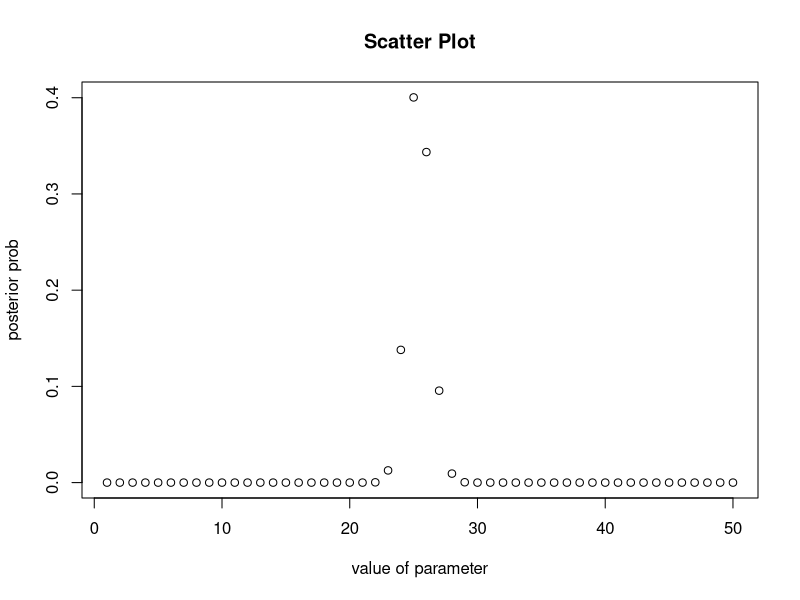
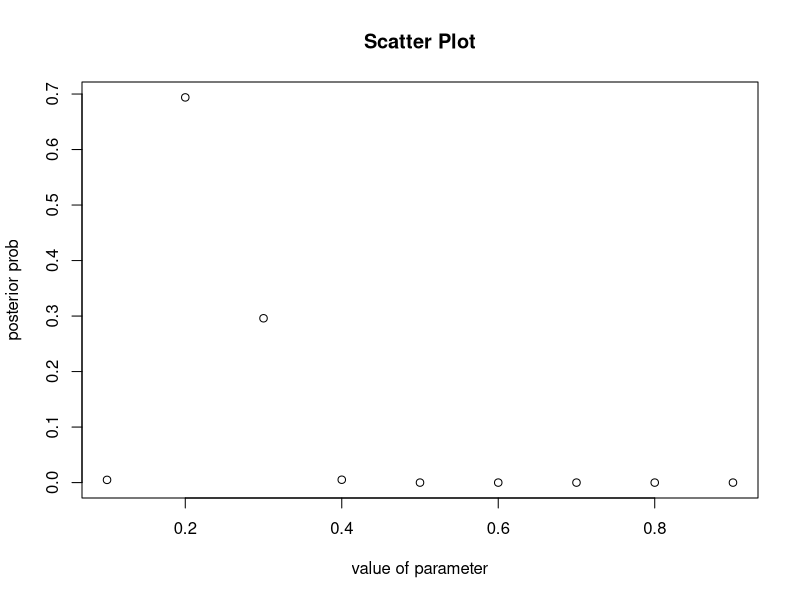
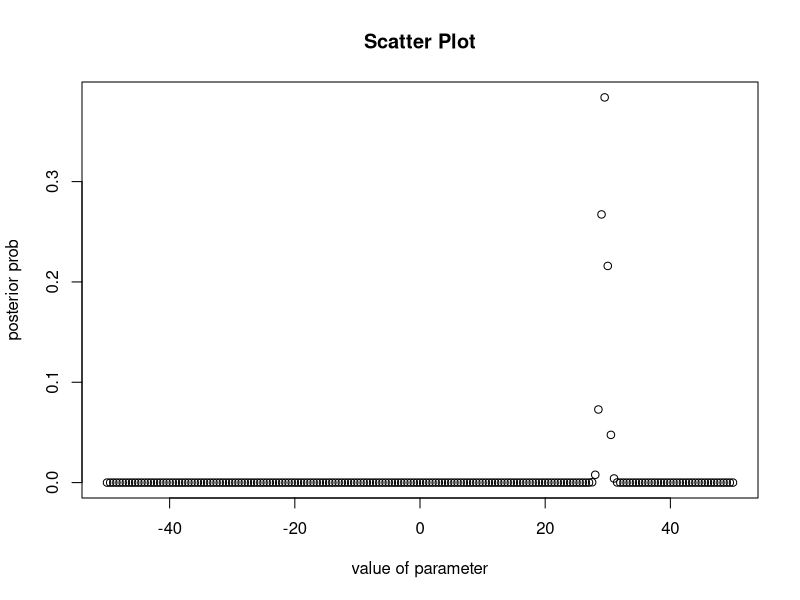
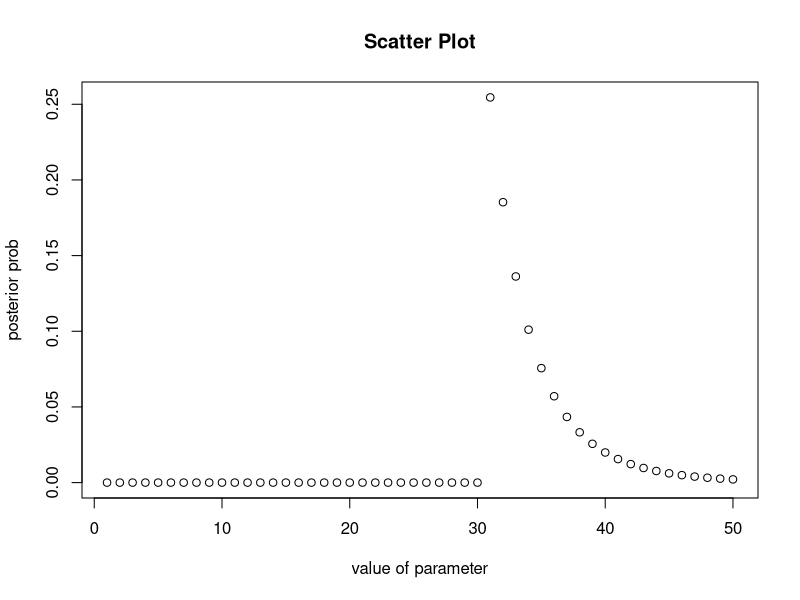

Source code (R) for these figures, in order:
#Posterior probability calculator

# we assume a vector of observations as the input
#If the parameter of the distribution is not bounded above or below, and the number of points of the prior distribution
#the prior probability initially will be assumed to have equal probability (discrete uniform)

posterior_calc=function(params_vector, vector_obs, prob_function,disc_or_cont="discrete",cont_cdf=NULL){
  params_vec_length=length(params_vector)
  params_prob_prior=rep(c(1/params_vec_length),params_vec_length)
  mat_obs_probs = matrix(nrow = params_vec_length, ncol = length(vector_obs))
  # if the observations from discrete distribution, (the default).
  if (disc_or_cont=="discrete"){
    # Loop through each params in params_vector and calculate observation probabilities
    mat_obs_probs = sapply(params_vector, function(lambda) prob_function(vector_obs, lambda), simplify = FALSE)
    # Convert the list of vectors into a matrix
    mat_obs_probs = do.call(cbind, mat_obs_probs)
  }else# if the observations from continuous distribution, 
  {
    # Sort observations
    sorted_obs <- sort(vector_obs)
    # Calculate the differences between consecutive elements
    diff <- diff(sorted_obs)
    # Find the minimum difference
    min_diff = min(diff)
    #make delta so that observation +never overlaps, so at least divide min_diff by 2
    # the smaller it is made, the better, so divided by 3,(not too large though)
    delta=min_diff/3
    
    upper_cdf=sapply(params_vector, function(lambda) cont_cdf(vector_obs+delta, lambda), simplify = FALSE)
    
    lower_cdf=sapply(params_vector, function(lambda) cont_cdf(vector_obs-delta, lambda), simplify = FALSE)
    #They need to be turned into a matrix for the subtraction operator to work
    upper_cdf_mat=do.call(cbind, upper_cdf)
    lower_cdf_mat=do.call(cbind, lower_cdf)
    # subtract the cdf to get the "discretized" probability
    mat_obs_probs=upper_cdf_mat-lower_cdf_mat
  }
  
  # Calculate the vector of products
  #(product of the probabilities of observations equaling the realization conditioned on the parameter i is the ith)
  row_prod = apply(mat_obs_probs, 2, prod)
  # Calculate the denominator (sum of products multiplied by the prior probabilities)
  post_prob_denominator = sum(row_prod * params_prob_prior)
  
  # Calculate the numerator (prior probabilities multiplied by the products)
  post_prob_numerator = params_prob_prior * row_prod
  
  # Calculate the posterior probabilities
  post_prob = post_prob_numerator / post_prob_denominator
  return(post_prob)
}


###############################################################
# TWO EXAMPLES FOR DISCRETE bayesian and normal(frequentist) point estimates
# POISSON FOR SINGLE PARAMETER.
# The parameter is not bounded above, so there must be some bound placed based on prior information


# BINOMIAL FOR TWO PARAMETTER
#The method above is implemented in code in a way that only allows a single 
# parameter to be unknown, so in case of two parameter like binomial,
# one of the parameters must be fixed.
###############################################################


#######################
#With poisson (lambda), comparison with the frequentist method
# note sum(vector_obs)/length(vector_obs), the sample mean, is the UMVUE of lambda (frequentist)
#######################

# suppose the parameter true value is smaller than 50 (this is the artificial bound, in practice based on prior information known)
params_vector=seq(1,50)

#15 observation from poisson (25) is the data
vector_obs=rpois(30,25)

#probability function (this is the pmf not CDF) for poisson 
prob_function = function(x, lambda) dpois(x, lambda)


#MAIN CALL TO THE GET POSTERIOR
post_prob=posterior_calc(params_vector, vector_obs, prob_function)

#plotting posterior distribution of parameter
plot(params_vector, post_prob, main = "Scatter Plot", xlab = "value of parameter", ylab = "posterior prob")
#Expected value of the parameter based on posterior probabilities
Bay_est_poisson=sum(post_prob*params_vector)
Bay_est_poisson

#UMVUE is just the sample mean for lambda in poisson(lambda)
UMVUE_poisson=sum(vector_obs)/(length(vector_obs))
UMVUE_poisson

#IN addition, the following are for the point estimates for lambda square
Bay_est_pois_lambda_sqr=sum(post_prob*params_vector^2)
Bay_est_pois_lambda_sqr
#It can be shown that the following is UMVUE for lambda square. ((sumxi)^2-sum(xi))/(n^2)
UMVUE_pois_lamda_sqr=(sum(vector_obs)^2-sum(vector_obs))/(length(vector_obs)^2)
UMVUE_pois_lamda_sqr


#######################
#With Binomial (5,lambda), comparison with the frequentist method
# note sum(vector_obs)/(length(vector_obs)*5), sample mean divided by 5, is the UMVUE of lambda (frequentist)
#######################

#parameter support at each 0.1 increment.
# If there is more information then the prior support can be modified directly accordingly
params_vector=seq(0.1,0.9,by=0.1)

#15 observations of binomial (5,0.25) as the  data
vector_obs=rbinom(15,5,0.25)

#note that for two parameter distribution, one of the parameter should be known and fixed
#binoimial distribution here has fixed n as 5.
prob_function = function(x, lambda) dbinom(x, 5,lambda)

#MAIN CALL TO THE GET POSTERIOR
post_prob=posterior_calc(params_vector, vector_obs, prob_function)

#plotting the posterior distribution of the parameter
plot(params_vector, post_prob, main = "Scatter Plot", xlab = "value of parameter", ylab = "posterior prob")

#Expected value of the parameter based on posterior probabilities
Bay_est_binom=sum(post_prob*params_vector)
Bay_est_binom

#UMVUE
UMVUE_binom=sum(vector_obs)/(length(vector_obs)*5)
UMVUE_binom



###############################################################
#Two continuous examples
# Nrmal (lambda, 1)
#Uniform (0, theta))
#parameters need to have bound, used -50 to 50 for normal, and 50 for uniform
###############################################################




#######################
#With Normal(lambda,1), comparison with the frequentist method
# note sum(vector_obs)/length(vector_obs), the sample mean, is the UMVUE of lambda (frequentist)
#######################


#parameter support from -50 to 50 at 0.5 increment. Increment is based on knowing sigma is 2
# If there is more information then the prior support can be modified directly accordingly
params_vector=seq(-50,50,by=0.5)

#15 observations of normal (29,2) as the  data
vector_obs=rnorm(15,29,2)

#note that for two parameter distribution, one of the parameter should be known and fixed
#binoimial distribution here has fixed n as 5.
prob_function = function(x, lambda) dnorm(x, lambda,2)
cont_cdf= function(x,lambda) pnorm(x,lambda,2)



#MAIN CALL TO THE GET POSTERIOR
post_prob=posterior_calc(params_vector, vector_obs, prob_function,"continuous",cont_cdf)

#plotting the posterior distribution of the parameter
plot(params_vector, post_prob, main = "Scatter Plot", xlab = "value of parameter", ylab = "posterior prob")

#Expected value of the parameter based on posterior probabilities
Bay_est_norm=sum(post_prob*params_vector)
Bay_est_norm

#UMVUE
UMVUE_norm=sum(vector_obs)/(length(vector_obs))
UMVUE_norm

#Again as with the poisson, to get the bayes point estimate
#for the lambda^2, we can simply just square the params_vector as below
Bay_est_norm_lambda_sqr=sum(post_prob*params_vector^2)
Bay_est_norm_lambda_sqr

#It can be shown the UMVUE for the lambda^2 is (sum(xi))^2-n)/n^2
UMVUE_norm_lambda_sqr=(sum(vector_obs)^2-length(vector_obs))/(length(vector_obs)^2)
UMVUE_norm_lambda_sqr



#######################
#Uniform (0,theta)
# (1+1/n)*max{observations} is UMVUE (frequentist)
#######################

#believe that the parameter theta should be lower than 50.
params_vector=seq(1,50,by=1)

#15 observations of normal (29,2) as the  data
vector_obs=runif(10,0,32)

#note that for two parameter distribution, one of the parameter should be known and fixed
#binoimial distribution here has fixed n as 5.
prob_function = function(x, lambda) dunif(x,0,lambda)
cont_cdf= function(x,lambda) punif(x,0,lambda)


#MAIN CALL TO THE GET POSTERIOR
post_prob=posterior_calc(params_vector, vector_obs, prob_function,"continuous",cont_cdf)

#plotting the posterior distribution of the parameter
plot(params_vector, post_prob, main = "Scatter Plot", xlab = "value of parameter", ylab = "posterior prob")

#Expected value of the parameter based on posterior probabilities
Bay_est_unif=sum(post_prob*params_vector)
Bay_est_unif

#UMVUE
UMVUE_unif=(1+1/length(vector_obs))*(max(vector_obs))
UMVUE_unif




